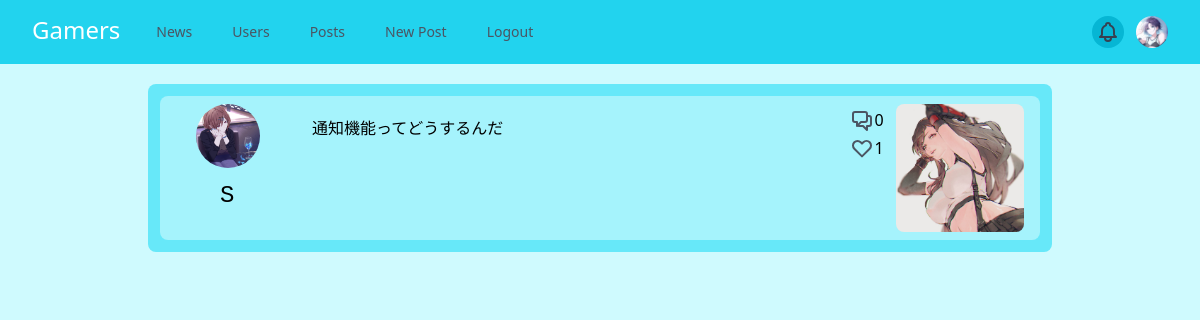
Page /post/mddzqxCGnI/ (signed in) on the committed database.
### base/models/user_models.py (models this page shows, shortened)
class User(AbstractBaseUser):
    id = models.CharField(default=create_id, primary_key=True, max_length=10)
    username = models.CharField(max_length=20)
    email = models.EmailField(unique=True)
    password = models.CharField(max_length=128)
    is_active = models.BooleanField(default=True)
    is_staff = models.BooleanField(default=False)
    is_admin = models.BooleanField(default=False)
    is_superuser = models.BooleanField(default=False)
    data_joined = models.DateTimeField(auto_now_add=True)
    img = models.ImageField(blank=True, null=True, upload_to=get_user_image_path,
                            default='user/l_e_others_500.png')
    following = models.ManyToManyField("self", blank=True, related_name="followed_by", symmetrical=False)
    objects = UserManager()
    USERNAME_FIELD = 'email'
    REQUIRED_FIELDS = ['username']

### base/models/post_models.py (models this page shows)
class Post(models.Model):
    id = models.CharField(default=create_id, primary_key=True, max_length=10)
    user = models.ForeignKey(User, on_delete=models.CASCADE)
    body = models.TextField(default='', blank=True, max_length=150)
    img = models.ImageField(blank=True, null=True, upload_to=get_post_image_path)
    created_at = models.DateTimeField(auto_now_add=True)
    liked = models.ManyToManyField(User, related_name="favorited", blank=True)

### base/views/post_views.py (the view)
# urls.py: path('post/<str:pk>/', PostDetail.as_view(), name="post_detail"),
class PostDetail(DetailView):
    model = Post
    template_name = 'pages/post_detail.html'

### templates/pages/post_detail.html (shortened to what this page needs)
{% extends 'base.html' %}
{% block main %}
<div class="col-span-3 p-3 rounded-lg bg-cyan-300 mt-5 mx-32 h-min">
    {% include 'snippets/post_card.html' with post=object %}
</div>
{% endblock %}

### templates/snippets/header.html (shortened to what this page needs)
<nav class="bg-cyan-400">
    <div class="max-w-7xl mx-auto px-2 sm:px-6 lg:px-8">
        <div class="relative flex items-center justify-between h-16">
            <div class="flex-1 flex items-center justify-center sm:items-stretch sm:justify-start">
                <a href="{% url 'top' %}">
                    <div class="flex-shrink-0 flex items-center">
                        <h1 class="text-white text-2xl">Gamers</h1>
                    </div>
                </a>
                <div class="hidden sm:block sm:ml-6">
                    <div class="flex space-x-4">
                        <a href="{% url 'news' %}"
                           class="text-gray-600 hover:bg-sky-700 hover:text-white px-3 py-2 rounded-md text-sm font-medium">News</a>
                        <a href="{% url 'user_list' %}"
                           class="text-gray-600 hover:bg-sky-700 hover:text-white px-3 py-2 rounded-md text-sm font-medium">Users</a>
                        {% if request.user.is_authenticated %}
                        <a href="{% url 'post_list' %}"
                           class="text-gray-600 hover:bg-sky-700 hover:text-white px-3 py-2 rounded-md text-sm font-medium">Posts</a>
                        <a href="{% url 'new_post' %}"
                           class="text-gray-600 hover:bg-sky-700 hover:text-white px-3 py-2 rounded-md text-sm font-medium">New
                            Post</a>
                        <a href="{% url 'logout' %}"
                           class="text-gray-600 hover:bg-sky-700 hover:text-white px-3 py-2 rounded-md text-sm font-medium">Logout</a>
                        {% else %}
                        <a href="{% url 'sign_up' %}"
                           class="text-gray-600 hover:bg-sky-700 hover:text-white px-3 py-2 rounded-md text-sm font-medium">SignUp</a>
                        <a href="{% url 'login' %}"
                           class="text-gray-600 hover:bg-sky-700 hover:text-white px-3 py-2 rounded-md text-sm font-medium">Login</a>
                        {% endif %}
                    </div>
                </div>
            </div>
            <div class="absolute inset-y-0 right-0 flex items-center pr-2 sm:static sm:inset-auto sm:ml-6 sm:pr-0">
                <button type="button"
                        class="bg-cyan-500 p-1 rounded-full text-gray-700 hover:text-white focus:outline-none focus:ring-2 focus:ring-offset-2 focus:ring-offset-gray-800 focus:ring-white">
                </button>
                <div class="ml-3 relative">
                    <div>
                        {% if request.user.is_authenticated %}
                        <a href="{% url 'user_detail' request.user.id %}"
                           class="outline-none focus:ring-2 focus:ring-offset-2 focus:ring-offset-gray-800 hover:ring-white"
                           id="user-menu-button" aria-expanded="false" aria-haspopup="true">
                            {% if user.img %}
                            <img class="h-8 w-8 object-cover object-top rounded-full"
                                 src="{{ request.user.img.url }}"
                                 alt="">
                            {% endif %}
                        </a>
                        {% endif %}
                    </div>
                </div>
            </div>
        </div>
    </div>
</nav>

### templates/snippets/post_card.html (shortened to what this page needs)
<div class="grid grid-cols-6 bg-cyan-200 rounded-lg px-2">
    <div class="col-span-1 my-2 ml-7">
        {% if post.user.img %}
        <a href="{% url 'user_detail' post.user.id %}">
            <img src="{{ post.user.img.url }}" alt="" class="h-16 w-16 object-cover object-top rounded-full">
        </a>
        {% endif %}
        <p class="ml-6 mt-3 font-mono text-2xl">{{ post.user.username }}</p>
    </div>
    <div class="col-span-4 grid grid-cols-10">
        <div class="col-span-9 my-5 grid grid-rows-6 pr-3">
            <div class="row-span-5">
                <a href="{% url 'post_detail' post.pk %}">
                    {{ post.body }}
                </a>
            </div>
        </div>
        <div class="col-span-1 ml-2 my-3">
            <div class="flex pl-3">
                    <a href="{% url 'new_comment' post.pk %}">
                    </a>
                    {{ post.comment_set.count }}
            </div>
            <div class="flex pl-3 my-1">
                    <a href="{% url 'like' post.pk %}?next={{ request.path }}">
                    </a>
                    <span class="text-align-center">{{ post.liked.count }}</span>
            </div>
        </div>
    </div>
    <div class="col-span-1 my-2 justify-items-center">
        {% if post.img %}
        <img src="{{ post.img.url }}" alt="" class="h-32 w-32 object-cover object-top rounded-lg mx-auto">
        {% endif %}
    </div>
</div>

### rows in the picture
User: user.img (picture)
Post: user.img (picture), user.username "S", body "通知機能ってどうするんだ", comment_set.count "0", liked.count "1", img (picture)
